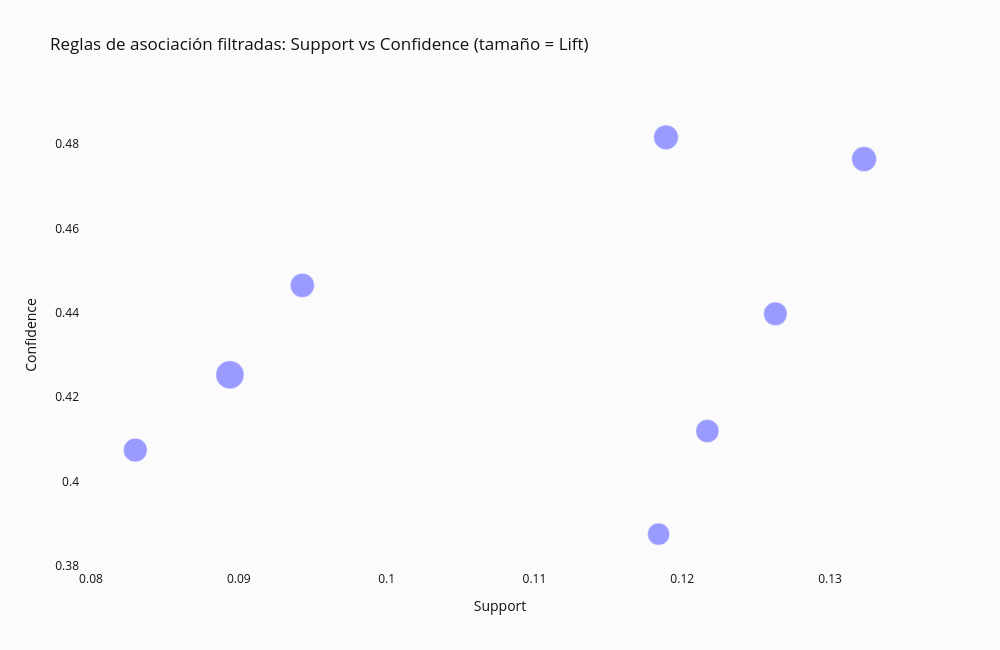

Notebook source saved alongside this figure:
### Markdown cell above
## 4. Visualización interactiva de las reglas filtradas

### Code cell
import plotly.express as px

rules_filtered["regla"] = (
    rules_filtered["Antecedente"]
    + " → "
    + rules_filtered["Consecuente"]
)

fig = px.scatter(
    rules_filtered,
    x="Support",
    y="Confidence",
    size="Lift",
    hover_name="regla",
    hover_data={
        "Support": ":.3f",
        "Confidence": ":.3f",
        "Lift": ":.3f",
        "Antecedente": True,
        "Consecuente": True
    },
    title="Reglas de asociación filtradas: Support vs Confidence (tamaño = Lift)",
    labels={
        "Support": "Support",
        "Confidence": "Confidence",
        "Lift": "Lift"
    }
)

fig.update_traces(marker=dict(color=PURPLE, opacity=0.75, line=dict(color="white", width=0.5)))
fig.update_layout(
    width=1000, height=650, hovermode="closest",
    paper_bgcolor=BACKGROUND, plot_bgcolor=BACKGROUND,
    font_color=INK
)
fig.show()

### Figure 1 — Plotly figure (JSON) as saved in the notebook; plotly's stock layout.template omitted (floating-point values rounded to 4 significant figures)
{"data": [{"customdata": [[1.945, "Pasta", "Salsa_Tomate"], [1.509, "Cereales", "Leche"], [1.484, "Mantequilla", "Pan"], [1.417, "Yogur", "Fruta"], [1.379, "Galletas", "Café"], [1.355, "Queso", "Pan"], [1.305, "Café", "Leche"], [1.194, "Huevos", "Pan"]], "hovertemplate": "<b>%{hovertext}</b><br><br>Support=%{x:.3f}<br>Confidence=%{y:.3f}<br>Lift=%{customdata[0]:.3f}<br>Antecedente=%{customdata[1]}<br>Consecuente=%{customdata[2]}<extra></extra>", "hovertext": ["Pasta → Salsa_Tomate", "Cereales → Leche", "Mantequilla → Pan", "Yogur → Fruta", "Galletas → Café", "Queso → Pan", "Café → Leche", "Huevos → Pan"], "legendgroup": "", "marker": {"color": "#7a7bff", "line": {"color": "white", "width": 0.5}, "opacity": 0.75, "size": [1.945, 1.509, 1.484, 1.417, 1.379, 1.355, 1.305, 1.194], "sizemode": "area", "sizeref": 0.004862, "symbol": "circle"}, "mode": "markers", "name": "", "orientation": "v", "showlegend": false, "type": "scatter", "x": [0.0894, 0.1323, 0.1189, 0.0943, 0.083, 0.1263, 0.1217, 0.1184], "xaxis": "x", "y": [0.4253, 0.4764, 0.4816, 0.4465, 0.4075, 0.4398, 0.412, 0.3876], "yaxis": "y"}], "layout": {"font": {"color": "#111111"}, "height": 650, "hovermode": "closest", "legend": {"itemsizing": "constant", "tracegroupgap": 0}, "paper_bgcolor": "#fbfbfb", "plot_bgcolor": "#fbfbfb", "title": {"text": "Reglas de asociación filtradas: Support vs Confidence (tamaño = Lift)"}, "width": 1000, "xaxis": {"anchor": "y", "domain": [0, 1], "title": {"text": "Support"}}, "yaxis": {"anchor": "x", "domain": [0, 1], "title": {"text": "Confidence"}}}}
